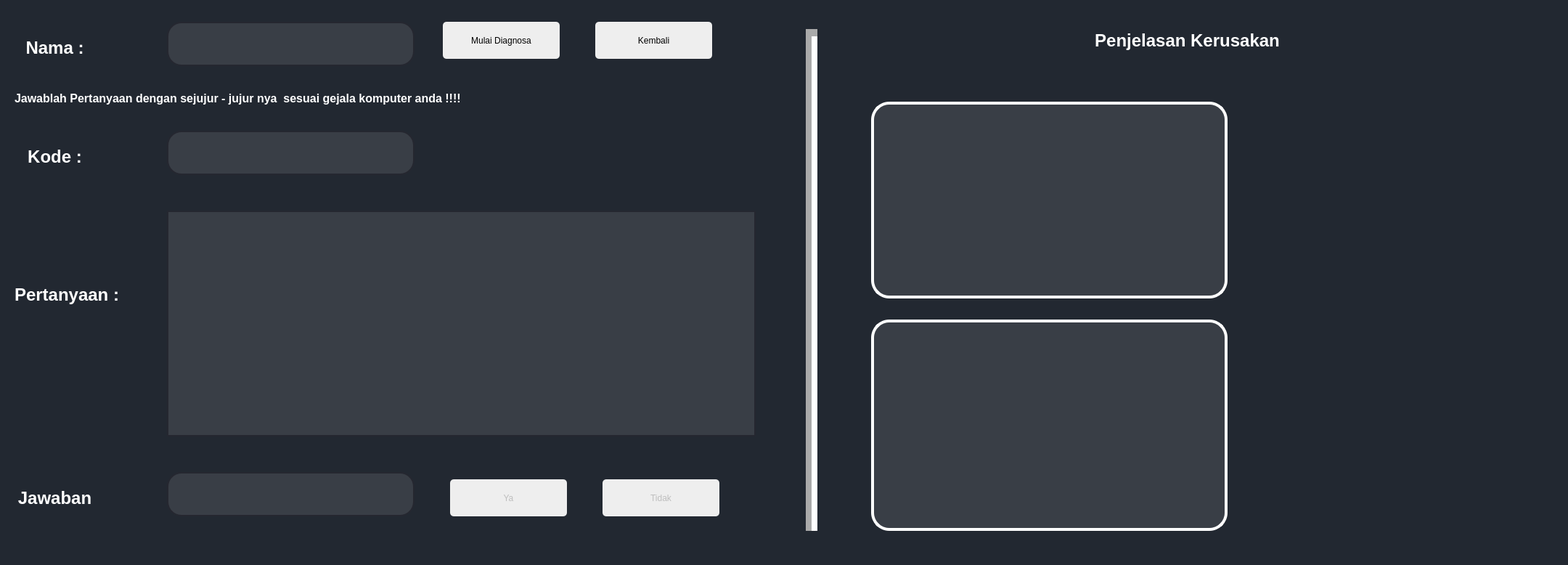
<?xml version="1.0" encoding="UTF-8"?>
<ui version="4.0">
 <class>MainWindow</class>
 <widget class="QMainWindow" name="MainWindow">
  <property name="geometry">
   <rect>
    <x>0</x>
    <y>0</y>
    <width>2160</width>
    <height>778</height>
   </rect>
  </property>
  <property name="windowTitle">
   <string>MainWindow</string>
  </property>
  <property name="styleSheet">
   <string notr="true">background : #222831;</string>
  </property>
  <widget class="QWidget" name="centralwidget">
   <widget class="QLabel" name="label">
    <property name="geometry">
     <rect>
      <x>20</x>
      <y>50</y>
      <width>111</width>
      <height>31</height>
     </rect>
    </property>
    <property name="font">
     <font>
      <pointsize>18</pointsize>
      <weight>75</weight>
      <bold>true</bold>
     </font>
    </property>
    <property name="styleSheet">
     <string notr="true">color : #fff
</string>
    </property>
    <property name="text">
     <string>Nama :</string>
    </property>
    <property name="alignment">
     <set>Qt::AlignCenter</set>
    </property>
   </widget>
   <widget class="QLineEdit" name="Kode_edt">
    <property name="geometry">
     <rect>
      <x>230</x>
      <y>30</y>
      <width>341</width>
      <height>61</height>
     </rect>
    </property>
    <property name="styleSheet">
     <string notr="true">QLineEdit{
background : #393E46;
border : 2px solid rgb(37,39,48);
padding-left : 20px;
padding-right : 20px;
border-radius : 20px;
color : #fff
}
QLineEdit:focus{
	border : 2px solid #00ADB5;
}</string>
    </property>
    <property name="text">
     <string/>
    </property>
    <property name="readOnly">
     <bool>true</bool>
    </property>
    <property name="placeholderText">
     <string/>
    </property>
   </widget>
   <widget class="QPushButton" name="Diagnosa_btn">
    <property name="enabled">
     <bool>true</bool>
    </property>
    <property name="geometry">
     <rect>
      <x>610</x>
      <y>30</y>
      <width>161</width>
      <height>51</height>
     </rect>
    </property>
    <property name="styleSheet">
     <string notr="true">QPushButton{
background:#EEEEEE;
border-radius : 5px
}
QPushButton:pressed{
background:#393E46;
border-radius : 5px;
  transform: translateY(4px);
color : #EEEEEE;
}
  

</string>
    </property>
    <property name="text">
     <string>Mulai Diagnosa</string>
    </property>
    <property name="checkable">
     <bool>false</bool>
    </property>
    <property name="autoDefault">
     <bool>false</bool>
    </property>
    <property name="flat">
     <bool>false</bool>
    </property>
   </widget>
   <widget class="QPushButton" name="Tambah_btn_2">
    <property name="enabled">
     <bool>true</bool>
    </property>
    <property name="geometry">
     <rect>
      <x>820</x>
      <y>30</y>
      <width>161</width>
      <height>51</height>
     </rect>
    </property>
    <property name="styleSheet">
     <string notr="true">QPushButton{
background:#EEEEEE;
border-radius : 5px
}
QPushButton:pressed{
background:#393E46;
border-radius : 5px;
  transform: translateY(4px);
color : #EEEEEE;
}
  

</string>
    </property>
    <property name="text">
     <string>Kembali</string>
    </property>
    <property name="checkable">
     <bool>false</bool>
    </property>
    <property name="autoDefault">
     <bool>false</bool>
    </property>
    <property name="flat">
     <bool>false</bool>
    </property>
   </widget>
   <widget class="QLabel" name="label_2">
    <property name="geometry">
     <rect>
      <x>20</x>
      <y>120</y>
      <width>761</width>
      <height>31</height>
     </rect>
    </property>
    <property name="font">
     <font>
      <pointsize>12</pointsize>
      <weight>75</weight>
      <bold>true</bold>
     </font>
    </property>
    <property name="styleSheet">
     <string notr="true">color : #fff
</string>
    </property>
    <property name="text">
     <string>Jawablah Pertanyaan dengan sejujur - jujur nya  sesuai gejala komputer anda !!!!</string>
    </property>
    <property name="alignment">
     <set>Qt::AlignLeading|Qt::AlignLeft|Qt::AlignVCenter</set>
    </property>
   </widget>
   <widget class="QLabel" name="label_3">
    <property name="geometry">
     <rect>
      <x>20</x>
      <y>200</y>
      <width>111</width>
      <height>31</height>
     </rect>
    </property>
    <property name="font">
     <font>
      <pointsize>18</pointsize>
      <weight>75</weight>
      <bold>true</bold>
     </font>
    </property>
    <property name="styleSheet">
     <string notr="true">color : #fff
</string>
    </property>
    <property name="text">
     <string>Kode :</string>
    </property>
    <property name="alignment">
     <set>Qt::AlignCenter</set>
    </property>
   </widget>
   <widget class="QLineEdit" name="Kode_edt_2">
    <property name="geometry">
     <rect>
      <x>230</x>
      <y>180</y>
      <width>341</width>
      <height>61</height>
     </rect>
    </property>
    <property name="styleSheet">
     <string notr="true">QLineEdit{
background : #393E46;
border : 2px solid rgb(37,39,48);
padding-left : 20px;
padding-right : 20px;
border-radius : 20px;
color : #fff
}
QLineEdit:focus{
	border : 2px solid #00ADB5;
}</string>
    </property>
    <property name="text">
     <string/>
    </property>
    <property name="readOnly">
     <bool>true</bool>
    </property>
    <property name="placeholderText">
     <string/>
    </property>
   </widget>
   <widget class="QLabel" name="label_4">
    <property name="geometry">
     <rect>
      <x>20</x>
      <y>390</y>
      <width>161</width>
      <height>31</height>
     </rect>
    </property>
    <property name="font">
     <font>
      <pointsize>18</pointsize>
      <weight>75</weight>
      <bold>true</bold>
     </font>
    </property>
    <property name="styleSheet">
     <string notr="true">color : #fff
</string>
    </property>
    <property name="text">
     <string>Pertanyaan :</string>
    </property>
    <property name="alignment">
     <set>Qt::AlignLeading|Qt::AlignLeft|Qt::AlignVCenter</set>
    </property>
   </widget>
   <widget class="QLabel" name="label_5">
    <property name="geometry">
     <rect>
      <x>20</x>
      <y>670</y>
      <width>111</width>
      <height>31</height>
     </rect>
    </property>
    <property name="font">
     <font>
      <pointsize>18</pointsize>
      <weight>75</weight>
      <bold>true</bold>
     </font>
    </property>
    <property name="styleSheet">
     <string notr="true">color : #fff
</string>
    </property>
    <property name="text">
     <string>Jawaban</string>
    </property>
    <property name="alignment">
     <set>Qt::AlignCenter</set>
    </property>
   </widget>
   <widget class="QLineEdit" name="Kode_edt_3">
    <property name="geometry">
     <rect>
      <x>230</x>
      <y>650</y>
      <width>341</width>
      <height>61</height>
     </rect>
    </property>
    <property name="styleSheet">
     <string notr="true">QLineEdit{
background : #393E46;
border : 2px solid rgb(37,39,48);
padding-left : 20px;
padding-right : 20px;
border-radius : 20px;
color : #fff
}
QLineEdit:focus{
	border : 2px solid #00ADB5;
}</string>
    </property>
    <property name="text">
     <string/>
    </property>
    <property name="readOnly">
     <bool>true</bool>
    </property>
    <property name="placeholderText">
     <string/>
    </property>
   </widget>
   <widget class="QPushButton" name="Ya_btn">
    <property name="enabled">
     <bool>false</bool>
    </property>
    <property name="geometry">
     <rect>
      <x>620</x>
      <y>660</y>
      <width>161</width>
      <height>51</height>
     </rect>
    </property>
    <property name="styleSheet">
     <string notr="true">QPushButton{
background:#EEEEEE;
border-radius : 5px
}
QPushButton:pressed{
background:#393E46;
border-radius : 5px;
  transform: translateY(4px);
color : #EEEEEE;
}
  

</string>
    </property>
    <property name="text">
     <string>Ya</string>
    </property>
    <property name="checkable">
     <bool>false</bool>
    </property>
    <property name="autoDefault">
     <bool>false</bool>
    </property>
    <property name="flat">
     <bool>false</bool>
    </property>
   </widget>
   <widget class="QPushButton" name="Tidak_btn">
    <property name="enabled">
     <bool>false</bool>
    </property>
    <property name="geometry">
     <rect>
      <x>830</x>
      <y>660</y>
      <width>161</width>
      <height>51</height>
     </rect>
    </property>
    <property name="styleSheet">
     <string notr="true">QPushButton{
background:#EEEEEE;
border-radius : 5px
}
QPushButton:pressed{
background:#393E46;
border-radius : 5px;
  transform: translateY(4px);
color : #EEEEEE;
}
  

</string>
    </property>
    <property name="text">
     <string>Tidak</string>
    </property>
    <property name="checkable">
     <bool>false</bool>
    </property>
    <property name="autoDefault">
     <bool>false</bool>
    </property>
    <property name="flat">
     <bool>false</bool>
    </property>
   </widget>
   <widget class="QListWidget" name="listWidget">
    <property name="geometry">
     <rect>
      <x>230</x>
      <y>290</y>
      <width>811</width>
      <height>311</height>
     </rect>
    </property>
    <property name="font">
     <font>
      <pointsize>16</pointsize>
     </font>
    </property>
    <property name="styleSheet">
     <string notr="true">background : #393E46;
border : 2px solid rgb(37,39,48);
color : #fff</string>
    </property>
   </widget>
   <widget class="QLabel" name="label_6">
    <property name="geometry">
     <rect>
      <x>1360</x>
      <y>40</y>
      <width>551</width>
      <height>31</height>
     </rect>
    </property>
    <property name="font">
     <font>
      <pointsize>18</pointsize>
      <weight>75</weight>
      <bold>true</bold>
     </font>
    </property>
    <property name="styleSheet">
     <string notr="true">color : #fff
</string>
    </property>
    <property name="text">
     <string>Penjelasan Kerusakan</string>
    </property>
    <property name="alignment">
     <set>Qt::AlignCenter</set>
    </property>
   </widget>
   <widget class="Line" name="line">
    <property name="geometry">
     <rect>
      <x>1110</x>
      <y>40</y>
      <width>16</width>
      <height>691</height>
     </rect>
    </property>
    <property name="styleSheet">
     <string notr="true">background : rgb(255, 255, 255)</string>
    </property>
    <property name="lineWidth">
     <number>10</number>
    </property>
    <property name="orientation">
     <enum>Qt::Vertical</enum>
    </property>
   </widget>
   <widget class="QLabel" name="label_7">
    <property name="geometry">
     <rect>
      <x>1200</x>
      <y>140</y>
      <width>491</width>
      <height>271</height>
     </rect>
    </property>
    <property name="font">
     <font>
      <pointsize>12</pointsize>
     </font>
    </property>
    <property name="styleSheet">
     <string notr="true">border : 4px solid#fff;
  border-radius: 25px;
background : #393E46;
color : #fff;
</string>
    </property>
    <property name="text">
     <string/>
    </property>
    <property name="scaledContents">
     <bool>true</bool>
    </property>
    <property name="alignment">
     <set>Qt::AlignLeading|Qt::AlignLeft|Qt::AlignTop</set>
    </property>
    <property name="wordWrap">
     <bool>false</bool>
    </property>
   </widget>
   <widget class="QLabel" name="label_8">
    <property name="geometry">
     <rect>
      <x>1200</x>
      <y>440</y>
      <width>491</width>
      <height>291</height>
     </rect>
    </property>
    <property name="styleSheet">
     <string notr="true">border : 4px solid#fff;
  border-radius: 25px;
background : #393E46;
color : #fff;
</string>
    </property>
    <property name="text">
     <string/>
    </property>
   </widget>
  </widget>
  <widget class="QMenuBar" name="menubar">
   <property name="geometry">
    <rect>
     <x>0</x>
     <y>0</y>
     <width>2160</width>
     <height>22</height>
    </rect>
   </property>
  </widget>
  <widget class="QStatusBar" name="statusbar"/>
 </widget>
 <resources/>
 <connections/>
</ui>
